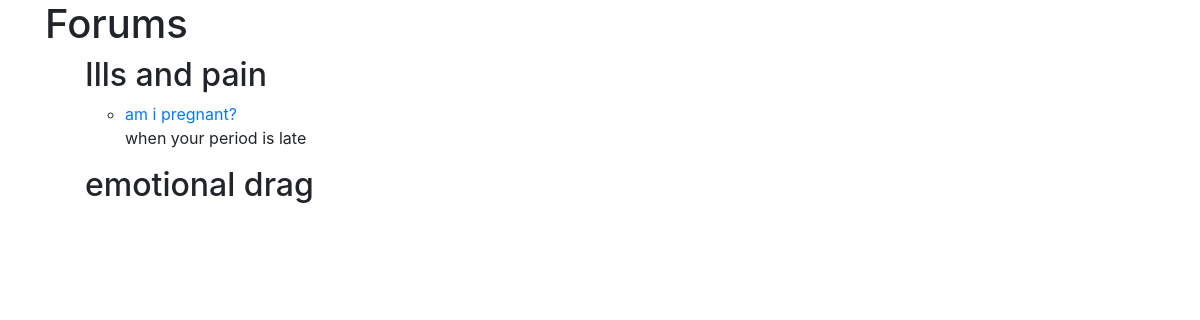
Before: /forum/ with the older database file.
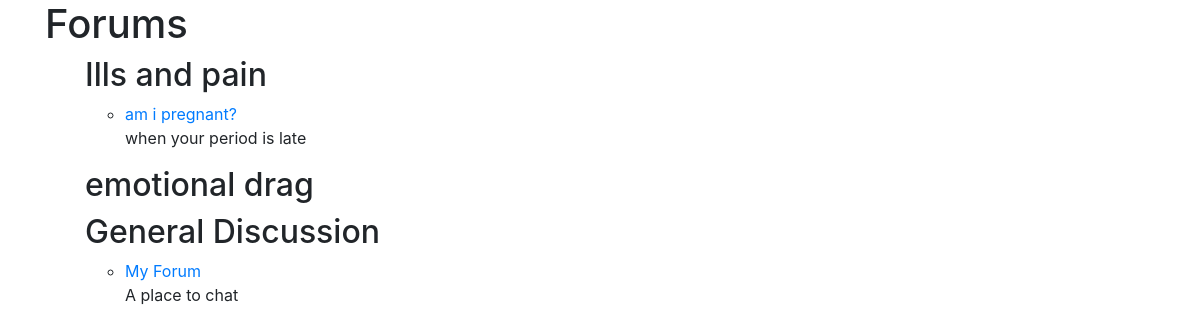
After: the same page with the newer database file.
### forum/models.py (models this page shows, shortened)
class Category(models.Model):
    name = models.CharField(max_length=100)

class Foruma(models.Model):
    name = models.CharField(max_length=100)
    description = models.TextField(blank=True)
    category = models.ForeignKey(Category, on_delete=models.CASCADE)

### forum/views.py (the view)
# urls.py: path('', views.forum_list, name='forum_list'),
def forum_list(request):
    forums = Foruma.objects.all()  # Get all forums from the database
    categories = Category.objects.all()  # Get all categories from the database
    return render(request, 'forum/forum_list.html', {'forums': forums, 'categories': categories})

### forum/templates/forum/forum_list.html
{% extends 'base.html' %}
{% block content %}
<h1>Forums</h1>
<ul>
    {% for category in categories %}
        <h2>{{ category.name }}</h2>
        <ul>
            {% for forum in forums %}
                {% if forum.category == category %}
                    <li>
                        <a href="{% url 'forum_detail' forum.id %}">{{ forum.name }}</a>
                        <p>{{ forum.description }}</p>
                    </li>
                {% endif %}
            {% endfor %}
        </ul>
    {% endfor %}
</ul>
{% endblock %}

Changed rows visible on the page:
added Category: name "General Discussion"
added Foruma: name "My Forum", description "A place to chat", shown under "General Discussion"
